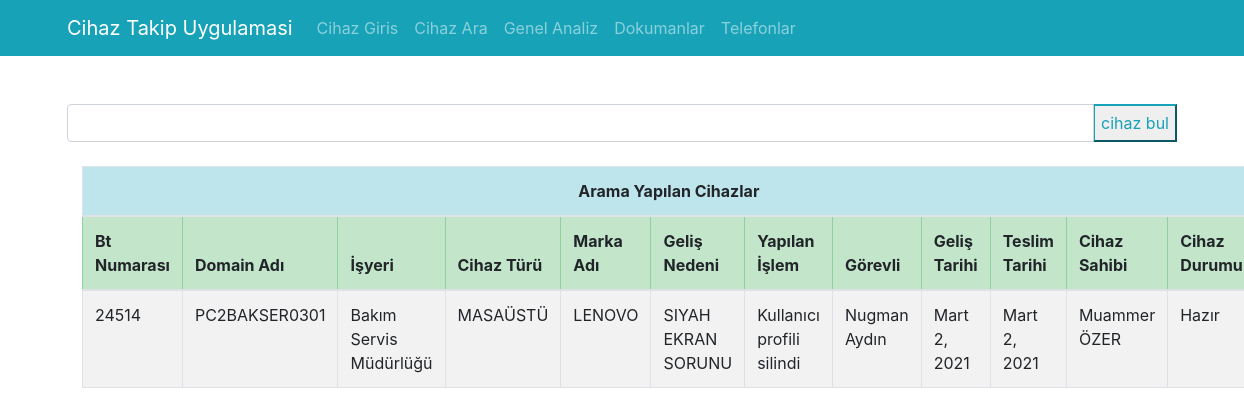
The page /cihazbul/2 on the database as committed earlier.
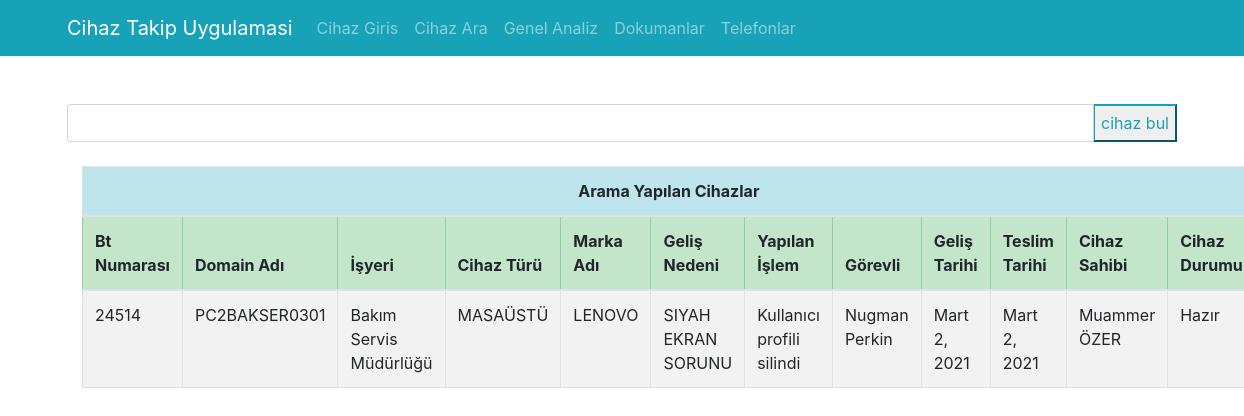
The same page on the database as committed later.
### pages/models.py (models this page shows, shortened)
class Cihazlar(models.Model):
    btNumarasi = models.IntegerField('Bt Numarası')
    domainAdi = models.CharField('Domain Adı',max_length=14)
    isyeri = models.CharField('İşyeri Adı',max_length=50)
    cihazTuru = models.CharField('Cihaz Türü,',max_length=20)
    markaAdi = models.CharField('Marka Adı',max_length=50)
    gelisNedeni = models.CharField('Geliş Nedeni',max_length=50,blank=True,null=True)
    yapilanIs = models.CharField('Yapılan İş',max_length=50,blank=True,null=True)
    gorevli = models.ForeignKey(Gorevli,blank=True,null=True,on_delete=models.CASCADE)
    gelisTarihi = models.DateField('Geliş Tarihi')
    teslimTarihi = models.DateField('Teslim Tarihi')
    cihazSahibi = models.CharField('Cihaz Sahibi',max_length=50)
    cihazDurum = models.CharField('Cihaz Durumu',max_length=50)

class Gorevli(models.Model):
    gorevliNumarasi = models.IntegerField('Görevli Numarası')
    gorevliAdi = models.CharField('Görevli Adı',max_length=50)
    gorevliSoyadi = models.CharField('Görevli Soyadı',max_length=50)
    gorevliTelefon = models.CharField('Gorevli Telefonu',max_length=50)
    def __str__(self):
        return self.gorevliAdi+' '+self.gorevliSoyadi

### pages/views.py (the view)
# urls.py: path('cihazbul/<cihaz_id>',views.cihazbul,name="cihazbul"),
def cihazbul(request,cihaz_id):
    cihaz = Cihazlar.objects.get(pk=cihaz_id)
    return render(request,'pages/cihazbul.html',{'cihaz':cihaz})

### templates/pages/cihazbul.html
{% extends 'layout.html' %}
{% load static %}
{% block content %}
<div class="input-group">
    <input type="text" class="form-control">
    <div class="input-group-append">
        <button class="btn-fluid btn-outline-info " data-toggle="modal" data-target="#cihazAra" type="button">cihaz bul</button>
    </div>
</div>
<br>
<div class="container">
    <table class="table table-striped table-bordered table-hover">
        <thead>
            <tr>
                <td colspan="12" class="table-info" style="text-align: center;"><b> Arama Yapılan Cihazlar</b></td>
            </tr>
        </thead>
        <thead>
            <tr class="table-success">
                <th>Bt Numarası</th>
                <th>Domain Adı</th>
                <th>İşyeri</th>
                <th>Cihaz Türü</th>
                <th>Marka Adı</th>
                <th>Geliş Nedeni</th>
                <th>Yapılan İşlem</th>
                <th>Görevli</th>
                <th>Geliş Tarihi</th>
                <th>Teslim Tarihi</th>
                <th>Cihaz Sahibi</th>
                <th>Cihaz Durumu</th>
            </tr>
        </thead>
        <tbody >
            <tr>
                <td>{{cihaz.btNumarasi}}</td>
                <td>{{cihaz.domainAdi}}</td>
                <td>{{cihaz.isyeri}}</td>
                <td>{{cihaz.cihazTuru}}</td>
                <td>{{cihaz.markaAdi}}</td>
                <td>{{cihaz.gelisNedeni}}</td>
                <td>{{cihaz.yapilanIs}}</td>
                <td>{{cihaz.gorevli}}</td>
                <td>{{cihaz.gelisTarihi}}</td>
                <td>{{cihaz.teslimTarihi}}</td>
                <td>{{cihaz.cihazSahibi}}</td>
                <td>{{cihaz.cihazDurum}}</td>
            </tr>
        </tbody>
    </table>
</div>
{% endblock %}

Rows that differ between the two databases and show on the page:
changed through a linked row, Cihazlar "PC2BAKSER0301": gorevli "Nugman Aydın" → "Nugman Perkin"
